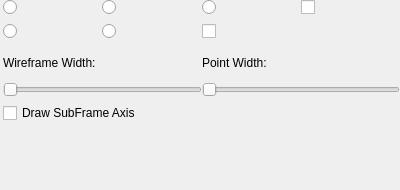
<?xml version="1.0" encoding="UTF-8"?>
<ui version="4.0">
 <class>cg3::viewer::DrawableMeshDrawListManager</class>
 <widget class="QFrame" name="cg3::viewer::DrawableMeshDrawListManager">
  <property name="geometry">
   <rect>
    <x>0</x>
    <y>0</y>
    <width>400</width>
    <height>190</height>
   </rect>
  </property>
  <property name="windowTitle">
   <string>Frame</string>
  </property>
  <layout class="QGridLayout" name="gridLayout">
   <property name="leftMargin">
    <number>3</number>
   </property>
   <property name="topMargin">
    <number>0</number>
   </property>
   <property name="rightMargin">
    <number>0</number>
   </property>
   <property name="bottomMargin">
    <number>0</number>
   </property>
   <property name="horizontalSpacing">
    <number>0</number>
   </property>
   <item row="1" column="1">
    <widget class="QRadioButton" name="tColorRadioButton">
     <property name="text">
      <string/>
     </property>
     <property name="icon">
      <iconset resource="icons/icons.qrc">
       <normaloff>:/vcolor.png</normaloff>:/vcolor.png</iconset>
     </property>
     <attribute name="buttonGroup">
      <string notr="true">buttonGroup_2</string>
     </attribute>
    </widget>
   </item>
   <item row="0" column="2">
    <widget class="QRadioButton" name="smoothRadioButton">
     <property name="text">
      <string/>
     </property>
     <property name="icon">
      <iconset resource="icons/icons.qrc">
       <normaloff>:/smooth.png</normaloff>:/smooth.png</iconset>
     </property>
     <attribute name="buttonGroup">
      <string notr="true">buttonGroup</string>
     </attribute>
    </widget>
   </item>
   <item row="1" column="0">
    <widget class="QRadioButton" name="vColorRadioButton">
     <property name="text">
      <string/>
     </property>
     <property name="icon">
      <iconset resource="icons/icons.qrc">
       <normaloff>:/tcolor.png</normaloff>:/tcolor.png</iconset>
     </property>
     <attribute name="buttonGroup">
      <string notr="true">buttonGroup_2</string>
     </attribute>
    </widget>
   </item>
   <item row="6" column="0" colspan="4">
    <widget class="QLabel" name="nFacesLabel">
     <property name="text">
      <string/>
     </property>
    </widget>
   </item>
   <item row="0" column="3">
    <widget class="QCheckBox" name="wireframeCheckBox">
     <property name="text">
      <string/>
     </property>
     <property name="icon">
      <iconset resource="icons/icons.qrc">
       <normaloff>:/wire.png</normaloff>:/wire.png</iconset>
     </property>
    </widget>
   </item>
   <item row="1" column="3">
    <widget class="QPushButton" name="savePushButton">
     <property name="text">
      <string/>
     </property>
     <property name="icon">
      <iconset resource="icons/icons.qrc">
       <normaloff>:/save.png</normaloff>:/save.png</iconset>
     </property>
     <property name="flat">
      <bool>true</bool>
     </property>
    </widget>
   </item>
   <item row="0" column="0">
    <widget class="QRadioButton" name="pointsRadioButton">
     <property name="text">
      <string/>
     </property>
     <property name="icon">
      <iconset resource="icons/icons.qrc">
       <normaloff>:/points.png</normaloff>:/points.png</iconset>
     </property>
     <attribute name="buttonGroup">
      <string notr="true">buttonGroup</string>
     </attribute>
    </widget>
   </item>
   <item row="0" column="1">
    <widget class="QRadioButton" name="flatRadioButton">
     <property name="text">
      <string/>
     </property>
     <property name="icon">
      <iconset resource="icons/icons.qrc">
       <normaloff>:/flat.png</normaloff>:/flat.png</iconset>
     </property>
     <attribute name="buttonGroup">
      <string notr="true">buttonGroup</string>
     </attribute>
    </widget>
   </item>
   <item row="3" column="0" colspan="2">
    <widget class="QSlider" name="wireframeWidthSlider">
     <property name="minimum">
      <number>1</number>
     </property>
     <property name="maximum">
      <number>5</number>
     </property>
     <property name="orientation">
      <enum>Qt::Horizontal</enum>
     </property>
    </widget>
   </item>
   <item row="5" column="0" colspan="4">
    <widget class="QLabel" name="nVerticesLabel">
     <property name="text">
      <string/>
     </property>
    </widget>
   </item>
   <item row="4" column="0" colspan="4">
    <widget class="QCheckBox" name="subFrameAxisCheckBox">
     <property name="text">
      <string>Draw SubFrame Axis</string>
     </property>
    </widget>
   </item>
   <item row="1" column="2">
    <widget class="QCheckBox" name="bboxCheckBox">
     <property name="text">
      <string/>
     </property>
     <property name="icon">
      <iconset resource="icons/icons.qrc">
       <normaloff>:/bbox.png</normaloff>:/bbox.png</iconset>
     </property>
    </widget>
   </item>
   <item row="2" column="0" colspan="2">
    <widget class="QLabel" name="label">
     <property name="text">
      <string>Wireframe Width:</string>
     </property>
    </widget>
   </item>
   <item row="2" column="2" colspan="2">
    <widget class="QLabel" name="label_2">
     <property name="text">
      <string>Point Width:</string>
     </property>
    </widget>
   </item>
   <item row="3" column="2" colspan="2">
    <widget class="QSlider" name="pointWidthSlider">
     <property name="minimum">
      <number>1</number>
     </property>
     <property name="maximum">
      <number>5</number>
     </property>
     <property name="orientation">
      <enum>Qt::Horizontal</enum>
     </property>
    </widget>
   </item>
  </layout>
 </widget>
 <resources>
  <include location="icons/icons.qrc"/>
 </resources>
 <connections/>
 <buttongroups>
  <buttongroup name="buttonGroup"/>
  <buttongroup name="buttonGroup_2"/>
 </buttongroups>
</ui>
